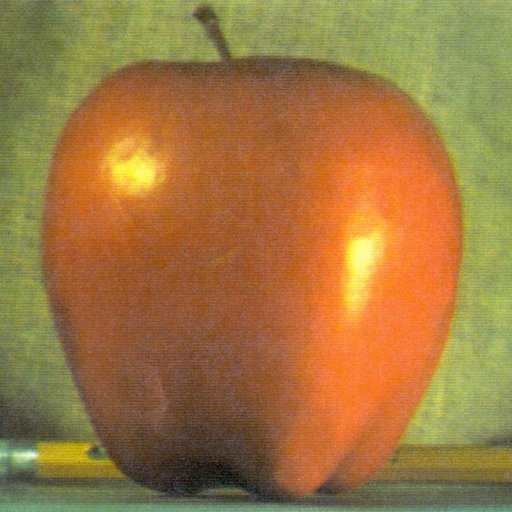
#> input picture odev-3/apple.jpg, 512 x 512 px
$ python compass.py
#> lines starting #> are read from the running program, lines starting #| are printed output that depends on the picture
# kerem inci
# 1306190041
# goruntu isleme odev-3

import cv2 as cv
import numpy as np

def max_mask_value(i,j):
    #(img[i-1,j-1] + img[i,j-1] + img[i + 1,j-1] + img[i-1,j] + img[i,j] + img[i+1,j] + img[i-1,j+1] + img[i,j+1] + img[i+1,j+1])
    masks = []
    masks.append((-img[i-1,j-1] - img[i,j-1] - img[i + 1,j-1] + img[i-1,j] -2* img[i,j] + img[i+1,j] + img[i-1,j+1] + img[i,j+1] + img[i+1,j+1]))
    masks.append((-img[i-1,j-1] - img[i,j-1] + img[i + 1,j-1] - img[i-1,j] -2* img[i,j] + img[i+1,j] + img[i-1,j+1] + img[i,j+1] + img[i+1,j+1]))
    masks.append((-img[i-1,j-1] + img[i,j-1] + img[i + 1,j-1] - img[i-1,j] -2* img[i,j] + img[i+1,j] - img[i-1,j+1] + img[i,j+1] + img[i+1,j+1]))
    masks.append((+img[i-1,j-1] + img[i,j-1] + img[i + 1,j-1] - img[i-1,j] -2* img[i,j] + img[i+1,j] - img[i-1,j+1] - img[i,j+1] + img[i+1,j+1]))

    masks.append((+img[i-1,j-1] + img[i,j-1] + img[i + 1,j-1] + img[i-1,j] -2* img[i,j] + img[i+1,j] - img[i-1,j+1] - img[i,j+1] - img[i+1,j+1])) #180
    masks.append((+img[i-1,j-1] + img[i,j-1] + img[i + 1,j-1] + img[i-1,j] -2* img[i,j] - img[i+1,j] + img[i-1,j+1] - img[i,j+1] - img[i+1,j+1])) #225
    masks.append((+img[i-1,j-1] + img[i,j-1] - img[i + 1,j-1] + img[i-1,j] -2* img[i,j] - img[i+1,j] + img[i-1,j+1] + img[i,j+1] - img[i+1,j+1])) #270
    masks.append((+img[i-1,j-1] - img[i,j-1] - img[i + 1,j-1] + img[i-1,j] -2* img[i,j] - img[i+1,j] + img[i-1,j+1] + img[i,j+1] + img[i+1,j+1])) #315

    return max(masks)


def compass():
    for i in range(1,width - 1):
        for j in range(1,height - 1):

            result = max_mask_value(i,j)

            new_img[i][j] = result


    return


img = cv.imread("apple.jpg", cv.IMREAD_GRAYSCALE)
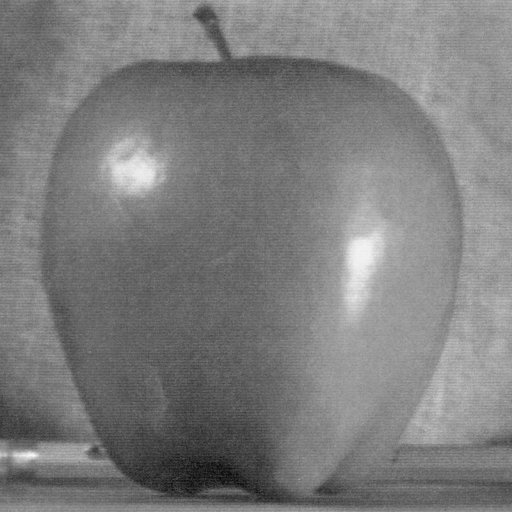
#> img: shape (512, 512); min 7, max 250, mean 125.2
new_img = np.copy(img)
height, width= img.shape
#> height = 512; width = 512

compass()
#> after the loop in compass, `for i in range(1,width - 1):`:
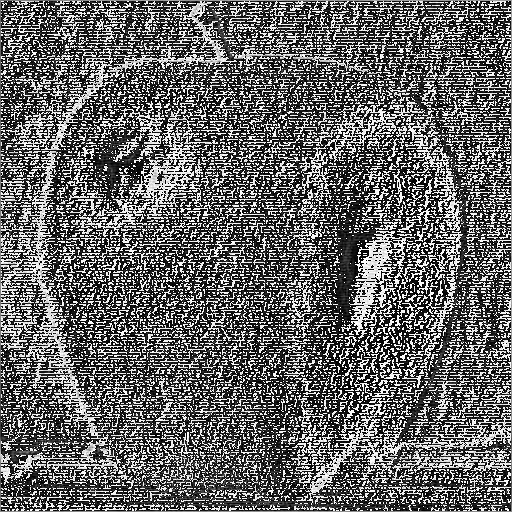
#> new_img: shape (512, 512); min 0, max 255, mean 102.1


cv.imshow("Display window", new_img)
cv.waitKey(0)
